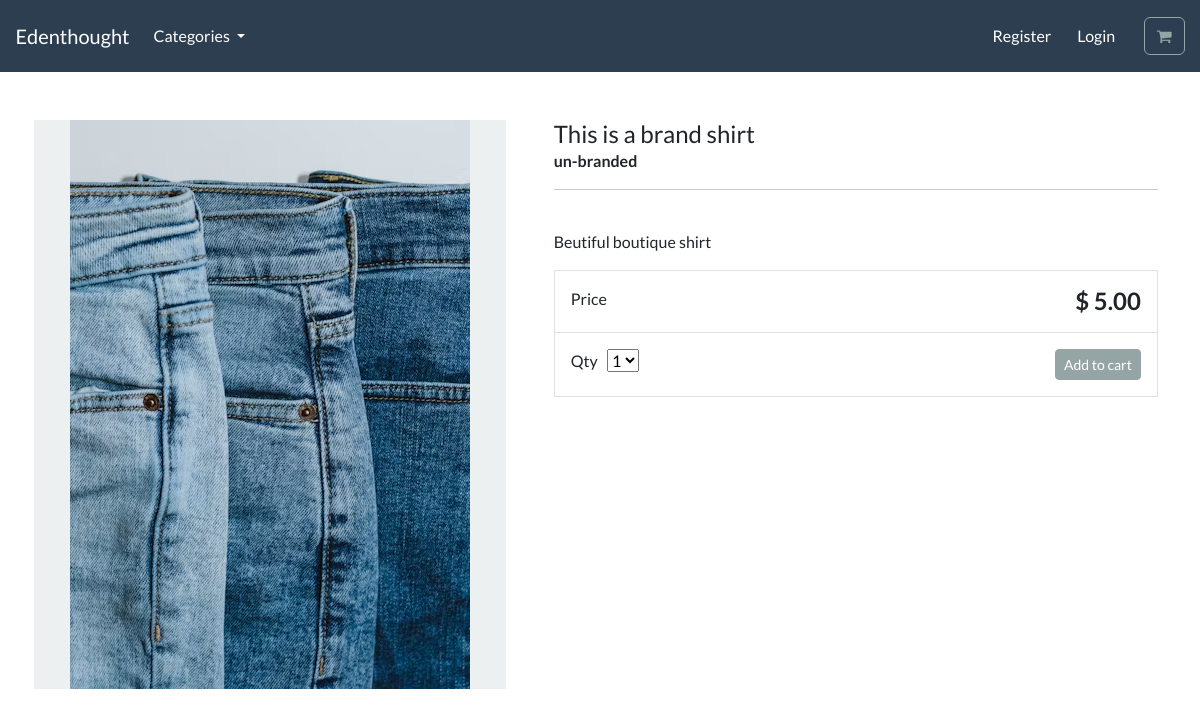
Page /product/this-is-a-brand-shirt/ on the committed database.
### store/models.py (models this page shows, shortened)
class Product(models.Model):
    category = models.ForeignKey(Category, related_name="product", on_delete=models.CASCADE, null=True)
    title = models.CharField(max_length=250)
    brand = models.CharField(max_length=250, default="un-branded")
    description = models.TextField(blank=True)
    slug = models.SlugField(max_length=255)
    price = models.DecimalField(max_digits=4, decimal_places=2)
    image = models.ImageField(upload_to="images/")
    class Meta:
        verbose_name_plural = "products"

### store/views.py (the view)
# urls.py: path("product/<slug:product_slug>/",views.product_info, name="product-info"),
def product_info(request, product_slug):
    product = get_object_or_404(Product, slug=product_slug)
    context = {"product": product}
    return render(request, "store/product-info.html", context)

### cart/context_processors.py (called while the page is built)
def cart(request):
    return {"cart": Cart(request)}

### store/models.py (called while the page is built)
    def get_absolute_url(self):
            return reverse("list-category", args=[self.slug])

### store/views.py (called while the page is built)
def categories(request):
    all_categories = Category.objects.all()
    return {"all_categories": all_categories}

### store/templates/store/product-info.html (shortened to what this page needs)
{% extends "./base.html" %}
{% load static %}
{% block content %}
<div class="container">
    <main class="pt-5">
        <div class="row g-3">
            <div class="col-md-5 col-lg-5 order-md-first bg-light">
                <img class="img-fluid mx-auto d-block" alt="Responsive image" src="{{product.image.url}}">
            </div>
            <div class="col-md-7 col-lg-7 ps-md-3 ps-lg-5">
                <h1 class="mb-0 h4">{{product.title}}  </h1>
                <strong> {{product.brand}}</strong>
                <hr>
                <br>
                <p> {{product.description}} </p>
                <div class="border">
                    <div class="col border-bottom">
                        <div class="row p-3">
                            <div class="col-6"> Price </div>
                            <div class="col-6 text-end"><span class="h4 fw-bold">$ {{product.price}}</span></div>
                        </div>
                    </div>
                    <div class="col">
                        <div class="row p-3">
                            <div class="col-6">
                                <label for="select">Qty</label>
                                <select id="select">
                                    <option value="1">1</option>
                                </select>
                            </div>
                            <div class="col-6 text-end">
                                <button type="button" id="add-button" value="" class="btn btn-secondary btn-sm">
                                Add to cart
                                </button>
                            </div>
                        </div>
                    </div>
                </div>
            </div>
        </div>
    </main>
    <br>
</div>
{% endblock %}

### rows in the picture
Product: image (picture), title "This is a brand shirt", brand "un-branded", description "Beutiful boutique shirt", price "5.00"
